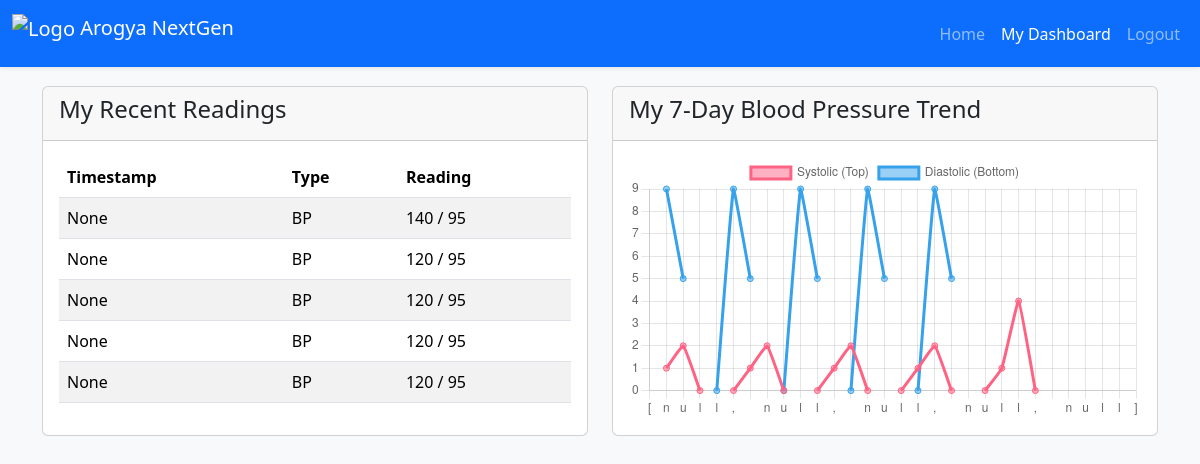
The app's page /user_dashboard (signed in) with its own data.
### tables this page shows
CREATE TABLE readings (
    id INTEGER PRIMARY KEY AUTOINCREMENT, patient_id INTEGER, reading_type TEXT NOT NULL, 
    value1 INTEGER NOT NULL, value2 INTEGER, timestamp DATETIME DEFAULT CURRENT_TIMESTAMP, 
    FOREIGN KEY (patient_id) REFERENCES patients (id)
);

### app.py (the view)
@app.route('/user_dashboard')
def user_dashboard():
    if 'user_id' not in session: return redirect(url_for('login'))
    user_id, user_name = session['user_id'], session['user_name']
    conn = get_db_connection()
    readings = conn.execute("SELECT *, strftime('%Y-%m-%d %-I:%M %p', timestamp) as formatted_time FROM readings WHERE patient_id = ? ORDER BY timestamp DESC", (user_id,)).fetchall()
    bp_readings = conn.execute("SELECT *, strftime('%d-%b', timestamp) as chart_time FROM readings WHERE patient_id = ? AND reading_type = 'BP' ORDER BY timestamp ASC LIMIT 7", (user_id,)).fetchall()
    conn.close()
    chart_labels = [row['chart_time'] for row in bp_readings]
    systolic_data = [row['value1'] for row in bp_readings]
    diastolic_data = [row['value2'] for row in bp_readings]
    return render_template("user_dashboard.html", user_name=user_name, readings=readings, chart_labels=json.dumps(chart_labels), systolic_data=json.dumps(systolic_data), diastolic_data=json.dumps(diastolic_data))

### app.py (called while the page is built)
def get_db_connection():
    conn = sqlite3.connect('health.db', check_same_thread=False)
    conn.row_factory = sqlite3.Row
    return conn

### english/templates/user_dashboard.html (shortened to what this page needs)
<!DOCTYPE html>
<html lang="en">
<head>
    <link href="https://cdn.jsdelivr.net/npm/bootstrap@5.3.3/dist/css/bootstrap.min.css" rel="stylesheet">
</head>
<body>
    {% include 'navigation.html' %}
    <div class="container mt-4">
        <h2 class="mb-4">Welcome, {{ user_name }}!</h2>
        <div class="row">
            <div class="col-lg-6 mb-4">
                <div class="card h-100">
                    <div class="card-header">
                        <h4>My Recent Readings</h4>
                    </div>
                    <div class="card-body">
                        {% if readings %}
                            <table class="table table-striped">
                                <thead>
                                    <tr>
                                        <th>Timestamp</th>
                                        <th>Type</th>
                                        <th>Reading</th>
                                    </tr>
                                </thead>
                                <tbody>
                                    {% for reading in readings %}
                                    <tr>
                                        <td>{{ reading.formatted_time }}</td>
                                        <td>{{ reading.reading_type }}</td>
                                        <td>
                                            {% if reading.reading_type == 'BP' %}
                                                {{ reading.value1 }} / {{ reading.value2 }}
                                            {% else %}
                                                {{ reading.value1 }} mg/dL
                                            {% endif %}
                                        </td>
                                    </tr>
                                    {% endfor %}
                                </tbody>
                            </table>
                        {% else %}
                            <p class="text-center">You have not submitted any readings yet. Send an SMS to see your history here.</p>
                        {% endif %}
                    </div>
                </div>
            </div>
            <div class="col-lg-6 mb-4">
                <div class="card h-100">
                     <div class="card-header">
                        <h4>My 7-Day Blood Pressure Trend</h4>
                    </div>
                    <div class="card-body">
                        {% if chart_labels %}
                            <canvas id="bpChart"></canvas>
                        {% else %}
                             <p class="text-center">No blood pressure data available to display a chart.</p>
                        {% endif %}
                    </div>
                </div>
            </div>
        </div>
    </div>
    <script>
        // Only run the chart script if there is data
        {% if chart_labels %}
            const ctx = document.getElementById('bpChart').getContext('2d');
            new Chart(ctx, {
                type: 'line',
                data: {
                    labels: {{ chart_labels | tojson }},
                    datasets: [{
                        label: 'Systolic (Top)',
                        data: {{ systolic_data | tojson }},
                        borderColor: 'rgb(255, 99, 132)',
                        backgroundColor: 'rgba(255, 99, 132, 0.5)',
                        tension: 0.1
                    }, {
                        label: 'Diastolic (Bottom)',
                        data: {{ diastolic_data | tojson }},
                        borderColor: 'rgb(54, 162, 235)',
                        backgroundColor: 'rgba(54, 162, 235, 0.5)',
                        tension: 0.1
                    }]
                },
                options: {
                    responsive: true,
                    maintainAspectRatio: false
                }
            });
        {% endif %}
    </script>
</body>
</html>

### english/templates/navigation.html (shortened to what this page needs)
<nav class="navbar navbar-expand-lg navbar-dark bg-primary fixed-top shadow-sm">
    <div class="container-fluid">
        <a class="navbar-brand" href="{{ url_for('home') }}">
            <img src="{{ url_for('static', filename='asseat_2/logo1.png') }}" alt="Logo" height="40" class="d-inline-block align-text-top">
             Arogya NextGen
        </a>
        <div class="collapse navbar-collapse" id="navbarNav">
            <ul class="navbar-nav ms-auto">
                <li class="nav-item">
                    <a class="nav-link" href="{{ url_for('home') }}">Home</a>
                </li>
                {% if session.admin_logged_in %}
                <li class="nav-item">
                    <a class="nav-link active" href="{{ url_for('monitoring_dashboard') }}">Admin Dashboard</a>
                </li>
                <li class="nav-item">
                    <a class="nav-link" href="{{ url_for('logout') }}">Logout</a>
                </li>
                {% elif session.user_id %}
                <li class="nav-item">
                    <a class="nav-link active" href="{{ url_for('user_dashboard') }}">My Dashboard</a>
                </li>
                 <li class="nav-item">
                    <a class="nav-link" href="{{ url_for('logout') }}">Logout</a>
                </li>
                {% endif %}
            </ul>
        </div>
    </div>
</nav>

### english/templates/user_dashboard.html (style rules this page uses)
body { background-color: #f8f9fa; }

### records on screen
readings: formatted_time "None", reading_type "BP", value1 "140", value2 "95"
readings: formatted_time "None", reading_type "BP", value1 "120", value2 "95"
readings: formatted_time "None", reading_type "BP", value1 "120", value2 "95"
readings: formatted_time "None", reading_type "BP", value1 "120", value2 "95"
readings: formatted_time "None", reading_type "BP", value1 "120", value2 "95"

### other values on screen
chart data {{ systolic_data | tojson }} "[120, 120, 120, 120, 140]"
chart data {{ diastolic_data | tojson }} "[95, 95, 95, 95, 95]"
